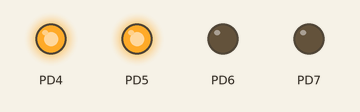
Simulated run of this program. Board: ATmega1284P, built with avr-gcc and emulated at 1 MHz. On the bench: output pins drawn as LEDs (lit = HIGH).

Above: at 0.1 s.
Timing chart, 0 to 1.6 s (numbered marks = the images above):
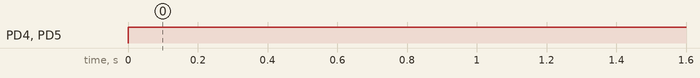

Measured:
- by itself, PD4, PD5: LOW → HIGH at 0.00 s

The program:

Newsteering.c
```c
/*
 * Newsteering.c
 *
 * Created: 3/29/2014 4:41:58 PM
 *  Author: albal214
 */


#define F_CPU 1000000UL

#include <avr/io.h>
#include <util/delay.h>
#include <avr/interrupt.h>


int speed;

void driving_setup();
void drive(int, int, int, int);
int pulse_width_from_speed(int);
void drive_forward();
void drive_backward();
void drive_stop();
void drive_left_forward();
void drive_right_forward();


int main(void)
{
	speed = 25;
	driving_setup();
	sei();

			for(int test =0; test<50000; test++){
				drive_forward();
			}

	while(1)
    {

		//	_delay_ms(400);

			drive_backward();

    }
}

/* Sets up the data directions and sets the PWM mode. */
void driving_setup()
{
	TCCR1A	= 0b11110001; //Sets the mode to Phase Correct PWM and sets the Comp to set on incrementing.
	TCCR1B  = 2;  //Sets the prescaling to 8
	TIMSK1 |= (1 << OCIE1A)|(1 << OCIE0B);   //Enables the compare interrupts
	TCNT1 = 0;
	OCR1A = 0;
	OCR1B = 0;
	DDRD |= (1 << PORTD4)|(1 << PORTD5)|(1 << PORTD6)|(1 << PORTD7);
}

/* PWM. Ex. If speed is 25, the robot moves at 25% of the maximum speed */
int pulse_width_from_speed(int speed)
{
	int converter = 65535/100;
	int temp = speed * converter;
	return temp;
}

/* Drive-function. Handles direction. Makes the robot move. */
void drive(int right_dir, int left_dir, int speed_left, int speed_right)
{
	if(right_dir == 1){
		PORTD |= (0 << PORTD7);
	}
	else
	{
		PORTD |= (1 << PORTD7);
	}

	if(left_dir == 1)
	{
		PORTD |= (1 << PORTD6);
	}
	else
	{
		PORTD |= (0 << PORTD6);
	}


}


//////////////////Drive functions//////////////////////

/* Function allowing the robot to move forwards */
void drive_forward()
{
		drive(1,1, speed, speed);
}

/* Function allowing the robot to move backwards*/
void drive_backward()
{
		drive(0, 0, speed, speed);
}

/* Makes the robot stop */
void drive_stop()
{
	OCR1A = pulse_width_from_speed(0);
	OCR1B = pulse_width_from_speed(0);
}

/* Makes the robot drive left forward */
void drive_left_forward()
{
	int tmp_speed = 0.5*speed;
	drive(1,1, tmp_speed, speed);
}

/* Makes the robot drive right forward */
void drive_right_forward()
{
	int tmp_speed = 0.5*speed;
	drive(1,1, speed, tmp_speed);
}


	/*accelerate..
	for (int i = 1; i <= 10; i++)
	{
		OCR1A = pulse_width_from_speed(speed*i/10);
		OCR1B = pulse_width_from_speed(speed*i/10);
		_delay_ms(10);
	}
	*/
```
